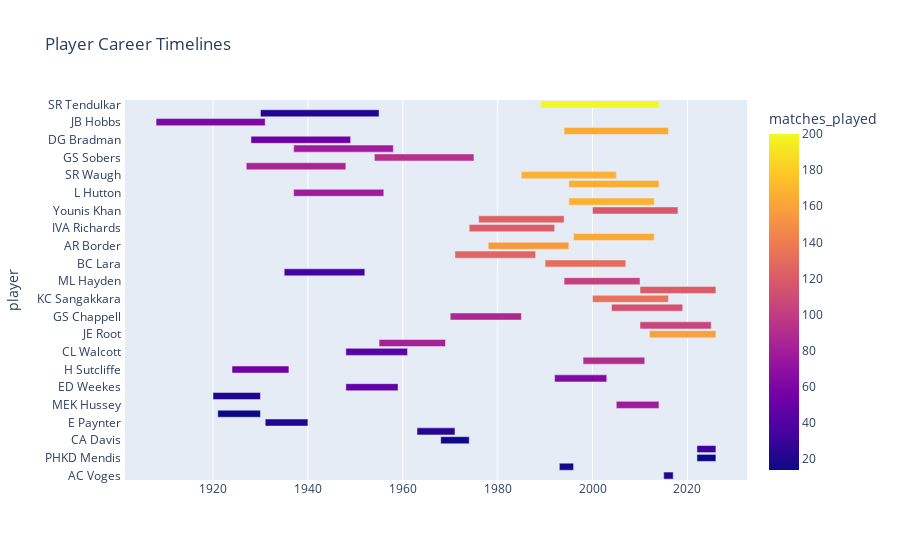

Write notebook code for a chart like this one.
### Markdown cell above
Gantt Chart of player career timeline

### Code cell
df['start_date'] = pd.to_datetime(df['rookie_year'].astype(str) + '-01-01')
df['end_date'] = pd.to_datetime(df['final_year'].astype(str) + '-12-31')


fig = px.timeline(
    df, 
    x_start="start_date", 
    x_end="end_date", 
    y="player", 
    color="matches_played",
    title="Player Career Timelines"
)


fig.update_yaxes(categoryorder="total ascending") 

fig.show()
fig.write_image("D:/ML Projects/Data_Cleanup/plots/2.png")

### Figure 1 — Plotly figure (JSON) as saved in the notebook; plotly's stock layout.template omitted (floating-point values rounded to 4 significant figures)
{"data": [{"base": ["1928-01-01T00:00:00.000000000", "2022-01-01T00:00:00.000000000", "2015-01-01T00:00:00.000000000", "1963-01-01T00:00:00.000000000", "1930-01-01T00:00:00.000000000", "1924-01-01T00:00:00.000000000", "1931-01-01T00:00:00.000000000", "1955-01-01T00:00:00.000000000", "1948-01-01T00:00:00.000000000", "1927-01-01T00:00:00.000000000", "1954-01-01T00:00:00.000000000", "2000-01-01T00:00:00.000000000", "1908-01-01T00:00:00.000000000", "1948-01-01T00:00:00.000000000", "1937-01-01T00:00:00.000000000", "2022-01-01T00:00:00.000000000", "2010-01-01T00:00:00.000000000", "1995-01-01T00:00:00.000000000", "1921-01-01T00:00:00.000000000", "2010-01-01T00:00:00.000000000", "1968-01-01T00:00:00.000000000", "1993-01-01T00:00:00.000000000", "1970-01-01T00:00:00.000000000", "1935-01-01T00:00:00.000000000", "1989-01-01T00:00:00.000000000", "1990-01-01T00:00:00.000000000", "1976-01-01T00:00:00.000000000", "1996-01-01T00:00:00.000000000", "1998-01-01T00:00:00.000000000", "2000-01-01T00:00:00.000000000", "1995-01-01T00:00:00.000000000", "1920-01-01T00:00:00.000000000", "1992-01-01T00:00:00.000000000", "2005-01-01T00:00:00.000000000", "1994-01-01T00:00:00.000000000", "1971-01-01T00:00:00.000000000", "1985-01-01T00:00:00.000000000", "2012-01-01T00:00:00.000000000", "1994-01-01T00:00:00.000000000", "2004-01-01T00:00:00.000000000", "1978-01-01T00:00:00.000000000", "1974-01-01T00:00:00.000000000", "1937-01-01T00:00:00.000000000"], "hovertemplate": "start_date=%{base}<br>end_date=%{x}<br>player=%{y}<br>matches_played=%{marker.color}<extra></extra>", "legendgroup": "", "marker": {"color": [52, 14, 20, 23, 22, 54, 20, 82, 48, 85, 93, 134, 61, 44, 79, 31, 120, 166, 14, 105, 15, 17, 87, 34, 200, 131, 124, 164, 90, 118, 168, 20, 63, 79, 164, 125, 168, 159, 103, 114, 156, 121, 78], "coloraxis": "coloraxis", "pattern": {"shape": ""}}, "name": "", "orientation": "h", "showlegend": false, "textposition": "auto", "type": "bar", "x": [662688000000, 126144000000, 63072000000, 252374400000, 788832000000, 378604800000, 283910400000, 441763200000, 347068800000, 662601600000, 662601600000, 504835200000, 725760000000, 410227200000, 599443200000, 126144000000, 504835200000, 599529600000, 283910400000, 473299200000, 189302400000, 94521600000, 473299200000, 536371200000, 788832000000, 536371200000, 567993600000, 536457600000, 410140800000, 567993600000, 567993600000, 315532800000, 347068800000, 283910400000, 694137600000, 536371200000, 631065600000, 441763200000, 504835200000, 473299200000, 536371200000, 567907200000, 662601600000], "xaxis": "x", "y": ["DG Bradman ", "PHKD Mendis ", "AC Voges ", "RG Pollock ", "GA Headley ", "H Sutcliffe ", "E Paynter ", "KF Barrington ", "ED Weekes ", "WR Hammond ", "GS Sobers ", "KC Sangakkara ", "JB Hobbs ", "CL Walcott ", "L Hutton ", "HC Brook ", "SPD Smith ", "JH Kallis ", "GE Tyldesley ", "KS Williamson ", "CA Davis ", "VG Kambli ", "GS Chappell ", "AD Nourse ", "SR Tendulkar ", "BC Lara ", "Javed Miandad ", "R Dravid ", "Mohammad Yousuf ", "Younis Khan ", "RT Ponting ", "J Ryder ", "A Flower ", "MEK Hussey ", "S Chanderpaul ", "SM Gavaskar ", "SR Waugh ", "JE Root ", "ML Hayden ", "AB de Villiers ", "AR Border ", "IVA Richards ", "DCS Compton "], "yaxis": "y"}], "layout": {"barmode": "overlay", "coloraxis": {"colorbar": {"title": {"text": "matches_played"}}, "colorscale": [[0, "#0d0887"], [0.1111, "#46039f"], [0.2222, "#7201a8"], [0.3333, "#9c179e"], [0.4444, "#bd3786"], [0.5556, "#d8576b"], [0.6667, "#ed7953"], [0.7778, "#fb9f3a"], [0.8889, "#fdca26"], [1, "#f0f921"]]}, "legend": {"tracegroupgap": 0}, "title": {"text": "Player Career Timelines"}, "xaxis": {"anchor": "y", "domain": [0, 1], "type": "date"}, "yaxis": {"anchor": "x", "categoryorder": "total ascending", "domain": [0, 1], "title": {"text": "player"}}}}
